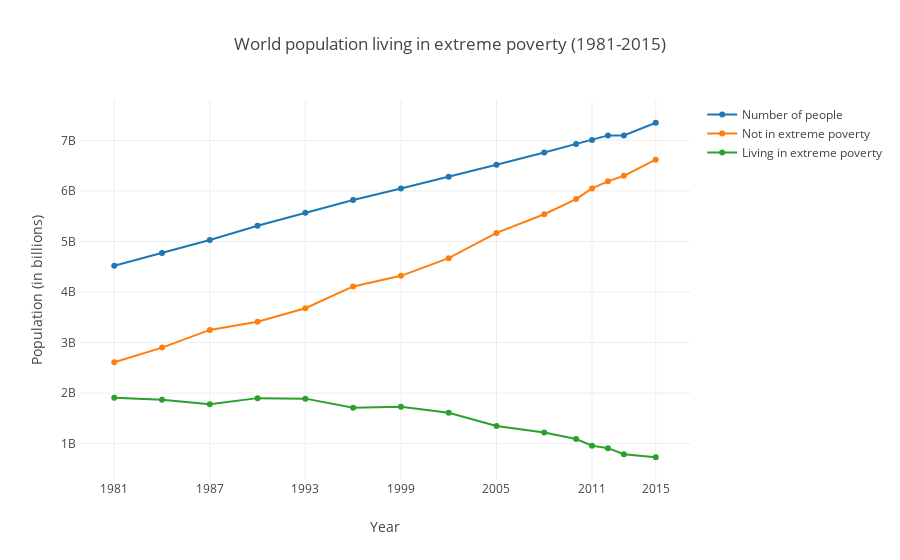

Write notebook code for a chart like this one.
### Code cell
trace = go.Scatter(
    x=data_poverty['Year'],
    y=data_poverty['Number of people'],
    name='Number of people',
    hoverinfo='y'
)

trace1 = go.Scatter(
    x = data_poverty['Year'],
    y = data_poverty['Number of people not in extreme poverty (people)'],
    name='Not in extreme poverty',
    hoverinfo='y'
)

trace2 = go.Scatter(
    x = data_poverty['Year'],
    y = data_poverty['Number of people living in extreme poverty (people)'],
    name='Living in extreme poverty',
    hoverinfo='y'
)

data = [trace, trace1, trace2]

layout = go.Layout(
    xaxis = go.layout.XAxis(
        tickmode='array',
        tickvals=np.concatenate((np.arange(1981, 2012, step=6), np.array([2015])), axis=0),
        title='Year',
    ),
    yaxis = go.layout.YAxis(
        title='Population (in billions)',
        ticksuffix='B ',       
    ),
    title='World population living in extreme poverty (1981-2015)'
)

fig = go.Figure(
    data = data,
    layout = layout
)

py(fig)

### Figure 1 — Plotly figure (JSON) as saved in the notebook; plotly's stock layout.template omitted (floating-point values rounded to 4 significant figures)
{"data": [{"hoverinfo": "y", "name": "Number of people", "type": "scatter", "uid": "152ffc82-f80d-4c2b-9f0d-b8fea28ddabc", "x": [1981, 1984, 1987, 1990, 1993, 1996, 1999, 2002, 2005, 2008, 2010, 2011, 2012, 2013, 2015], "y": [4.52, 4.77, 5.03, 5.31, 5.57, 5.82, 6.05, 6.28, 6.52, 6.76, 6.93, 7.01, 7.1, 7.1, 7.35]}, {"hoverinfo": "y", "name": "Not in extreme poverty", "type": "scatter", "uid": "6ca354be-0230-43a9-934a-bda7dbabc474", "x": [1981, 1984, 1987, 1990, 1993, 1996, 1999, 2002, 2005, 2008, 2010, 2011, 2012, 2013, 2015], "y": [2.61, 2.9, 3.25, 3.41, 3.68, 4.11, 4.32, 4.67, 5.17, 5.54, 5.84, 6.05, 6.19, 6.3, 6.62]}, {"hoverinfo": "y", "name": "Living in extreme poverty", "type": "scatter", "uid": "8b808341-79cd-46a9-8e7a-567cbf21c178", "x": [1981, 1984, 1987, 1990, 1993, 1996, 1999, 2002, 2005, 2008, 2010, 2011, 2012, 2013, 2015], "y": [1.91, 1.87, 1.78, 1.9, 1.89, 1.71, 1.73, 1.61, 1.35, 1.22, 1.09, 0.96, 0.91, 0.79, 0.73]}], "layout": {"title": {"text": "World population living in extreme poverty (1981-2015)"}, "xaxis": {"tickmode": "array", "tickvals": [1981, 1987, 1993, 1999, 2005, 2011, 2015], "title": {"text": "Year"}}, "yaxis": {"ticksuffix": "B ", "title": {"text": "Population (in billions)"}}}}
